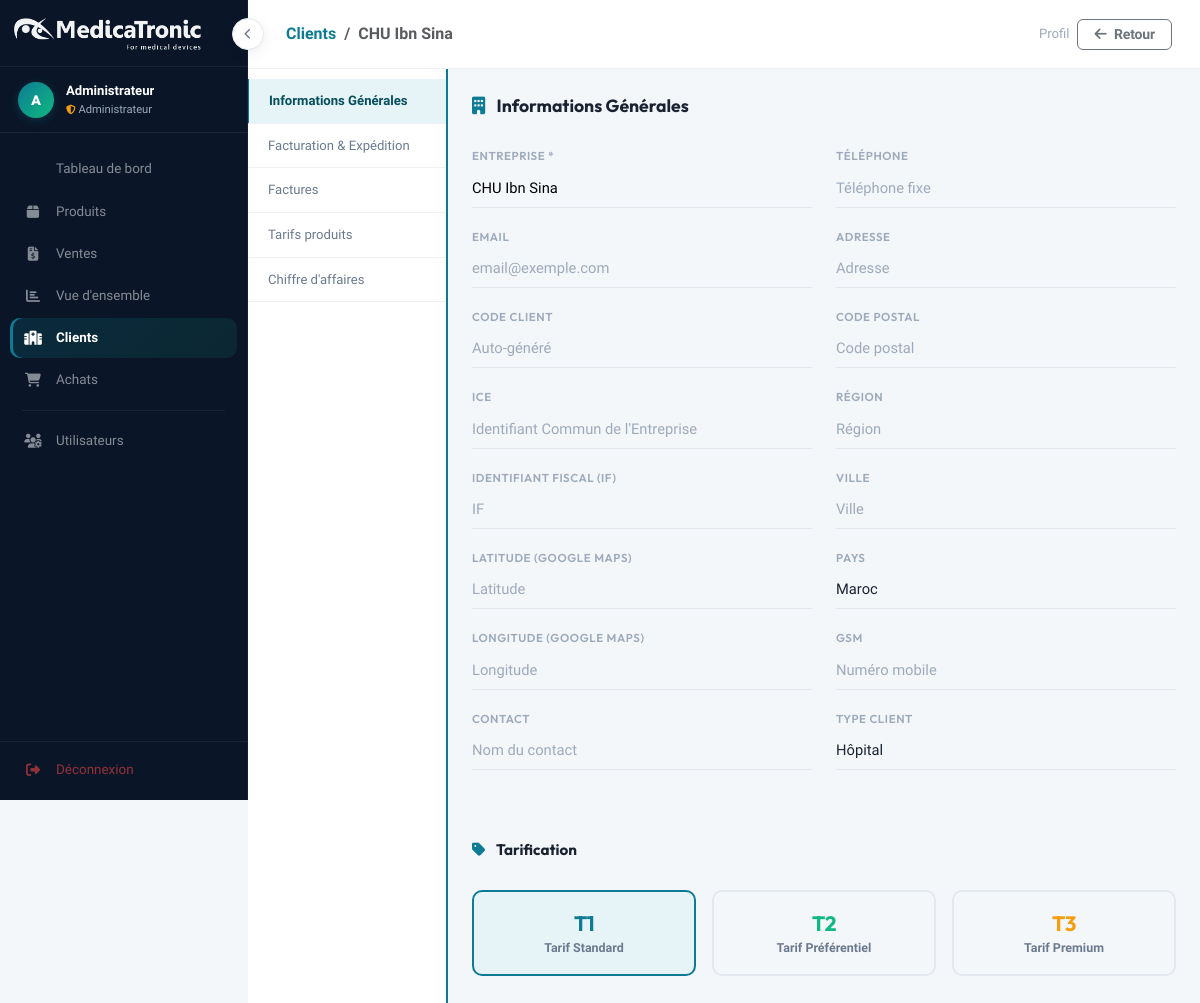
The page /clients/1 (signed in) on the database its author committed.
### tables this page shows
CREATE TABLE clients (
    id   INTEGER PRIMARY KEY AUTOINCREMENT,
    nom  TEXT NOT NULL,
    type TEXT DEFAULT 'Hôpital'
, adresse TEXT, ville TEXT, telephone TEXT, email TEXT, code_client TEXT, ice TEXT, identifiant_fiscal TEXT, code_postal TEXT, region TEXT, pays TEXT DEFAULT "Maroc", gsm TEXT, contact TEXT, tarification TEXT DEFAULT "T1", categorie_client TEXT, latitude TEXT, longitude TEXT, adresse_facturation TEXT, ville_facturation TEXT, region_facturation TEXT, code_postal_facturation TEXT, pays_facturation TEXT, adresse_livraison TEXT, ville_livraison TEXT, region_livraison TEXT, code_postal_livraison TEXT, pays_livraison TEXT, actif INTEGER DEFAULT 1);

### app.py (the view)
@app.route('/clients/<int:id>')
@login_required
def client_detail(id):
    conn   = get_db_connection()
    tab    = request.args.get('tab', 'general')
    client = conn.execute('SELECT * FROM clients WHERE id=?', (id,)).fetchone()
    if not client:
        conn.close()
        return redirect(url_for('clients_list'))
    factures = conn.execute('''
        SELECT * FROM factures WHERE client_id=? ORDER BY date_facture DESC
    ''', (id,)).fetchall()
    prix_vente = conn.execute('''
        SELECT pv.*, p.nom AS produit_nom, p.reference AS produit_ref
        FROM prix_vente pv JOIN produits p ON pv.produit_id = p.id
        WHERE pv.client_id=? ORDER BY p.nom
    ''', (id,)).fetchall()
    conn.close()
    return render_template('client_detail.html', client=client, is_new=False,
                           tab=tab, factures=factures, prix_vente=prix_vente)

### templates/client_detail.html (shortened to what this page needs)
<!DOCTYPE html>
<html lang="fr">
<head>
    <link href="https://cdn.jsdelivr.net/npm/bootstrap@5.3.0/dist/css/bootstrap.min.css" rel="stylesheet">
    <link rel="stylesheet" href="https://cdnjs.cloudflare.com/ajax/libs/font-awesome/6.4.0/css/all.min.css">
    <link rel="stylesheet" href="{{ url_for('static', filename='style.css') }}">
</head>
<body>
{% include '_sidebar.html' %}
<div class="main-content">
    <div class="detail-header d-flex justify-content-between align-items-center">
        <nav aria-label="breadcrumb">
            <ol class="breadcrumb mb-0 small">
                <li class="breadcrumb-item"><a href="{{ url_for('clients_list') }}">Clients</a></li>
                <li class="breadcrumb-item active fw-bold">
                    {% if is_new %}Ajouter client{% else %}{{ client.nom }}{% endif %}
                </li>
            </ol>
        </nav>
        <div class="d-flex gap-2 align-items-center">
            {% if not is_new %}
            <span style="color:var(--text-tertiary); font-size:0.82rem; font-weight:500;">Profil</span>
            {% endif %}
            <a href="{{ url_for('clients_list') }}" id="retourBtn" class="btn btn-outline-secondary btn-sm px-3" style="border-radius:var(--radius-sm);">
                <i class="fas fa-arrow-left me-1"></i> Retour
            </a>
        </div>
    </div>
    <div class="detail-wrapper">
        <div class="detail-tabs-sidebar" style="border-left:none; border-right:2px solid var(--primary); order:-1;">
            {% set current_tab = tab if not is_new else 'general' %}
            <a href="{% if not is_new %}{{ url_for('client_detail', id=client.id, tab='general') }}{% else %}#{% endif %}"
               class="detail-tab {% if current_tab == 'general' %}active{% endif %}">
                Informations G&eacute;n&eacute;rales
            </a>
            <a href="{% if not is_new %}{{ url_for('client_detail', id=client.id, tab='facturation') }}{% else %}#{% endif %}"
               class="detail-tab {% if current_tab == 'facturation' %}active{% endif %}">
                Facturation &amp; Exp&eacute;dition
            </a>
            {% if not is_new %}
            <a href="{{ url_for('client_detail', id=client.id, tab='factures') }}"
               class="detail-tab {% if current_tab == 'factures' %}active{% endif %}">
                Factures
            </a>
            <a href="{{ url_for('client_detail', id=client.id, tab='tarifs') }}"
               class="detail-tab {% if current_tab == 'tarifs' %}active{% endif %}">
                Tarifs produits
            </a>
            <a href="{{ url_for('client_detail', id=client.id, tab='chiffre') }}"
               class="detail-tab {% if current_tab == 'chiffre' %}active{% endif %}">
                Chiffre d'affaires
            </a>
            {% endif %}
        </div>
        <div class="detail-main p-4">
            <form id="clientForm"
                  action="{% if is_new %}{{ url_for('new_client') }}{% else %}{{ url_for('edit_client', id=client.id) }}{% endif %}"
                  method="POST">
                {% if current_tab == 'general' %}
                <div class="section-title">
                    <i class="fas fa-building me-2" style="color:var(--primary);"></i>
                    Informations G&eacute;n&eacute;rales
                </div>
                <div class="row">
                    <div class="col-md-6">
                        <div class="form-field">
                            <label>Entreprise *</label>
                            <input type="text" name="nom" value="{{ (client.nom or '') if client else '' }}" required placeholder="Nom de l'entreprise">
                        </div>
                    </div>
                    <div class="col-md-6">
                        <div class="form-field">
                            <label>T&eacute;l&eacute;phone</label>
                            <input type="text" name="telephone" value="{{ (client.telephone or '') if client else '' }}" placeholder="T&eacute;l&eacute;phone fixe">
                        </div>
                    </div>
                    <div class="col-md-6">
                        <div class="form-field">
                            <label>Email</label>
                            <input type="email" name="email" value="{{ (client.email or '') if client else '' }}" placeholder="email@exemple.com">
                        </div>
                    </div>
                    <div class="col-md-6">
                        <div class="form-field">
                            <label>Adresse</label>
                            <input type="text" name="adresse" value="{{ (client.adresse or '') if client else '' }}" placeholder="Adresse">
                        </div>
                    </div>
                    <div class="col-md-6">
                        <div class="form-field">
                            <label>Code client</label>
                            <input type="text" value="{{ (client.code_client or '') if client else '' }}" disabled
                                   placeholder="Auto-g&#233;n&#233;r&#233;" style="color:var(--text-tertiary);">
                        </div>
                    </div>
                    <div class="col-md-6">
                        <div class="form-field">
                            <label>Code postal</label>
                            <input type="text" name="code_postal" value="{{ (client.code_postal or '') if client else '' }}" placeholder="Code postal">
                        </div>
                    </div>
                    <div class="col-md-6">
                        <div class="form-field">
                            <label>ICE</label>
                            <input type="text" name="ice" value="{{ (client.ice or '') if client else '' }}" placeholder="Identifiant Commun de l'Entreprise">
                        </div>
                    </div>
                    <div class="col-md-6">
                        <div class="form-field">
                            <label>R&eacute;gion</label>
                            <input type="text" name="region" value="{{ (client.region or '') if client else '' }}" placeholder="R&eacute;gion">
                        </div>
                    </div>
                    <div class="col-md-6">
                        <div class="form-field">
                            <label>Identifiant fiscal (IF)</label>
                            <input type="text" name="identifiant_fiscal" value="{{ (client.identifiant_fiscal or '') if client else '' }}" placeholder="IF">
                        </div>
                    </div>
                    <div class="col-md-6">
                        <div class="form-field">
                            <label>Ville</label>
                            <input type="text" name="ville" value="{{ (client.ville or '') if client else '' }}" placeholder="Ville">
                        </div>
                    </div>
                    <div class="col-md-6">
                        <div class="form-field">
                            <label>Latitude (Google Maps)</label>
                            <input type="text" name="latitude" value="{{ (client.latitude or '') if client else '' }}" placeholder="Latitude">
                        </div>
                    </div>
                    <div class="col-md-6">
                        <div class="form-field">
                            <label>Pays</label>
                            <select name="pays" class="form-select" style="border:none; border-bottom:1.5px solid var(--border); border-radius:0; padding:8px 0;">
                                <option value="Maroc" {% if not client or (client and client.pays == 'Maroc') %}selected{% endif %}>Maroc</option>
                            </select>
                        </div>
                    </div>
                    <div class="col-md-6">
                        <div class="form-field">
                            <label>Longitude (Google Maps)</label>
                            <input type="text" name="longitude" value="{{ (client.longitude or '') if client else '' }}" placeholder="Longitude">
                        </div>
                    </div>
                    <div class="col-md-6">
                        <div class="form-field">
                            <label>GSM</label>
                            <input type="text" name="gsm" value="{{ (client.gsm or '') if client else '' }}" placeholder="Num&eacute;ro mobile">
                        </div>
                    </div>
                    <div class="col-md-6">
                        <div class="form-field">
                            <label>Contact</label>
                            <input type="text" name="contact" value="{{ (client.contact or '') if client else '' }}" placeholder="Nom du contact">
                        </div>
                    </div>
                    <div class="col-md-6">
                        <div class="form-field">
                            <label>Type Client</label>
                            <select name="type" class="form-select" style="border:none; border-bottom:1.5px solid var(--border); border-radius:0; padding:8px 0;">
                                <option value="H&ocirc;pital" {% if client and client.type == 'H\u00f4pital' %}selected{% endif %}>H&ocirc;pital</option>
                            </select>
                        </div>
                    </div>
                </div>
                <hr style="border-color:var(--border-light); margin:24px 0;">
                <div class="section-title" style="font-size:0.95rem;">
                    <i class="fas fa-tag me-2" style="color:var(--primary);"></i>
                    Tarification
                </div>
                {% set current_tarif = (client.tarification or 'T1') if client else 'T1' %}
                <div class="row g-3 mb-4">
                    <div class="col-md-4">
                        <label class="tarif-option {% if current_tarif == 'T1' %}selected{% endif %}" onclick="selectTarif('T1', this)">
                            <div class="heading" style="font-size:1.3rem; color:var(--primary);">T1</div>
                            <div style="font-size:0.78rem; color:var(--text-secondary); font-weight:600;">Tarif Standard</div>
                        </label>
                    </div>
                    <div class="col-md-4">
                        <label class="tarif-option {% if current_tarif == 'T2' %}selected{% endif %}" onclick="selectTarif('T2', this)">
                            <div class="heading" style="font-size:1.3rem; color:var(--success);">T2</div>
                            <div style="font-size:0.78rem; color:var(--text-secondary); font-weight:600;">Tarif Pr&eacute;f&eacute;rentiel</div>
                        </label>
                    </div>
                    <div class="col-md-4">
                        <label class="tarif-option {% if current_tarif == 'T3' %}selected{% endif %}" onclick="selectTarif('T3', this)">
                            <div class="heading" style="font-size:1.3rem; color:var(--warning);">T3</div>
                            <div style="font-size:0.78rem; color:var(--text-secondary); font-weight:600;">Tarif Premium</div>
                        </label>
                    </div>
                </div>
                {% endif %}
            {% if current_tab in ['general', 'facturation'] %}
            </form>
            {% endif %}
        </div>
    </div>
</div>
</body>
</html>

### rows shown on the page
clients: nom "CHU Ibn Sina", pays "Maroc", type "Hôpital"

### other values the page prints
{{ session.get('nom', session.get('username', '?'))[0]|upper }} "A"
{{ session.get('nom', session.get('username', '')) }} "Administrateur"
